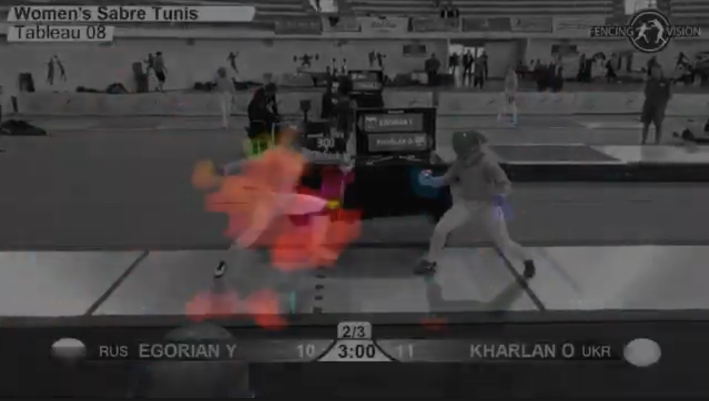
#> input picture test/overlaid_frame.png, 1417 x 802 px, given in place of test_vid.mp4, which was not available (shown at 1/2 size)
$ jupyter execute --allow-errors experiments.ipynb   (shell and % lines are left out)   (text cells are left out)
#> lines starting #> are read from the running program, lines starting #| are printed output that depends on the picture; after the words box and inside, x2 and y2 are one past the last pixel; in counts of white or black regions, pixels touching at a corner belong together; pictures that were not available may be replaced by others from this repository, and a replacement may not be noted
[cell 1]
# %env HSA_OVERRIDE_GFX_VERSION=10.3.0

import cv2
import numpy as np
from util import vid_to_frames
import torch
from PIL import Image

#> (a cell that did not finish here is left out)

[cell 3]
test_vid = './test/test_vid.mp4'

PATCH_HEIGHT = 14
PATCH_WIDTH = 19

PATCH_TOP = 310
PATCH_BOTTOM = PATCH_TOP + PATCH_HEIGHT
L_PATCH_LEFT = 268
L_PATCH_RIGHT = L_PATCH_LEFT + PATCH_WIDTH
L_PATCH_MID = (L_PATCH_LEFT + L_PATCH_RIGHT) // 2 - 2
R_PATCH_LEFT = 357
R_PATCH_RIGHT = R_PATCH_LEFT + PATCH_WIDTH
R_PATCH_MID = (R_PATCH_LEFT + R_PATCH_RIGHT) // 2 - 2
ADJ = -32

cap = cv2.VideoCapture(test_vid)
cap.set(cv2.CAP_PROP_POS_FRAMES, 16_000)
flags, next_frame = cap.read()
#> next_frame is the input picture: shape (802, 1417, 3); mean B, G, R 61.3, 61.1, 65
next_frame = cv2.cvtColor(next_frame, cv2.COLOR_BGR2GRAY)
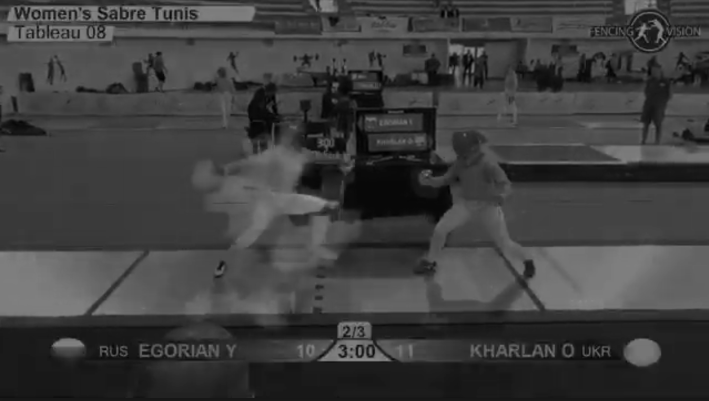
#> next_frame: shape (802, 1417) (shown at 1/2 size); min 0, max 152, mean 62.3

lwhole_patch = next_frame[PATCH_TOP:PATCH_BOTTOM, L_PATCH_LEFT:L_PATCH_RIGHT]
_, lwhole_patch = cv2.threshold(lwhole_patch, 255 + ADJ, 255, cv2.THRESH_BINARY)

lhalf_patch1 = lwhole_patch.copy()
lhalf_patch1[:, (L_PATCH_MID-L_PATCH_LEFT):] = 0

lhalf_patch2 = lwhole_patch.copy()
lhalf_patch2[:, :(L_PATCH_MID-L_PATCH_LEFT)] = 0
_, lhalf_patch2 = cv2.threshold(lhalf_patch2, 255 + ADJ, 255, cv2.THRESH_BINARY)
hpad = np.zeros((lhalf_patch2.shape[0], 28 - lhalf_patch2.shape[1]))
lhalf_patch2 = np.hstack((lhalf_patch2, hpad))

cv2.imshow('whole',lwhole_patch)
cv2.imshow('half1',lhalf_patch1)
cv2.imshow('half2',lhalf_patch2)
cv2.waitKey()
cv2.destroyAllWindows()

if np.any(lwhole_patch[:, 0] > 100):
    print("L's score is 2 digits")
else:
    print("L's score is 1 digit")

rwhole_patch = next_frame[PATCH_TOP:PATCH_BOTTOM, R_PATCH_LEFT:R_PATCH_RIGHT]
_, rwhole_patch = cv2.threshold(rwhole_patch, 255 + ADJ, 255, cv2.THRESH_BINARY)

rhalf_patch1 = rwhole_patch.copy()
rhalf_patch1[:, (R_PATCH_MID-R_PATCH_LEFT):] = 0

rhalf_patch2 = rwhole_patch.copy()
rhalf_patch2[:, :(R_PATCH_MID-R_PATCH_LEFT)] = 0
_, rhalf_patch2 = cv2.threshold(rhalf_patch2, 255 + ADJ, 255, cv2.THRESH_BINARY)

cv2.imshow('whole',rwhole_patch)
cv2.imshow('half1',rhalf_patch1)
cv2.imshow('half2',rhalf_patch2)
cv2.waitKey()
cv2.destroyAllWindows()

[cell 4]
from transformers import AutoImageProcessor, SiglipForImageClassification

model_name = "prithivMLmods/Mnist-Digits-SigLIP2"
#> (the rest of this cell did not finish here and is left out)

[cell 5]
cv2.destroyAllWindows()

# [8 lines of commented-out code are left out]

#> (the rest of this cell did not finish here and is left out)

[cell 6]
import os
import pandas as pd

#> (the rest of this cell did not finish here and is left out)

[cell 7]
import os
import pandas as pd

#> (the rest of this cell did not finish here and is left out)

[cell 8]
import os
import pandas as pd

#> (the rest of this cell did not finish here and is left out)

[cell 9]
cap = cv2.VideoCapture('./Data/YtDownloads/Sabre/0020sabre.mp4')
# cap.set(cv2.CAP_PROP_POS_FRAMES, 5500)
cap.set(cv2.CAP_PROP_POS_FRAMES, 5375)
# cap.set(cv2.CAP_PROP_POS_FRAMES, 5400)
flags, next_frame = cap.read()

cv2.imshow('frame', next_frame)
cv2.waitKey()
cv2.destroyAllWindows()
# cv2.imwrite('./test/test_img.png', frame)

[cell 10]
PATCH_HEIGHT = 5
PATCH_WIDTH = 100

PATCH_TOP = 330
PATCH_BOTTOM = PATCH_TOP + PATCH_HEIGHT
L_PATCH_LEFT = 90
L_PATCH_RIGHT = L_PATCH_LEFT + PATCH_WIDTH
L_PATCH_MID = (L_PATCH_LEFT + L_PATCH_RIGHT) // 2 - 2
R_PATCH_LEFT = 450
R_PATCH_RIGHT = R_PATCH_LEFT + PATCH_WIDTH
R_PATCH_MID = (R_PATCH_LEFT + R_PATCH_RIGHT) // 2 - 2
ADJ = -32

l_light = next_frame[PATCH_TOP:PATCH_BOTTOM, L_PATCH_LEFT:L_PATCH_RIGHT, :]
cv2.imshow('left light', l_light)
cv2.waitKey()
cv2.destroyAllWindows()

r_light = next_frame[PATCH_TOP:PATCH_BOTTOM, R_PATCH_LEFT:R_PATCH_RIGHT, :]
cv2.imshow('right light', r_light)
cv2.waitKey()
cv2.destroyAllWindows()


#encoded as BGR

# left's red channel is high AND its green channel is low
if (l_light[:, :, 2].sum() / l_light[:, :].size > 0.25 * 255) and l_light[:, :, 1].sum() / l_light[:, :].size < 0.25 * 255:
    print('left light is on!')

# right's green channel is high AND its red channel is low
if (r_light[:, :, 1].sum() / r_light[:, :].size > 0.25 * 255) and r_light[:, :, 2].sum() / r_light[:, :].size < 0.25 * 255:
    print('right light is on!')

#> (a cell that did not finish here is left out)

[cell 12]
import os
import pandas as pd

CSV_DIR = './Data/ScoreInfo/Sabre/'
VID_DIR = './Data/YtDownloads/Sabre/'
CLIP_DIR = './Data/Clips/Sabre/'

#> (the rest of this cell did not finish here and is left out)

[cell 13]
# %%time

import numpy as np
import cv2

# cap = cv2.VideoCapture('./Data/DownsampledClips/Sabre/Left/0000sabre_clip01_f_Left.mp4')
cap = cv2.VideoCapture('./Data/DownsampledClips/Sabre/Left/0038sabre_clip19_f_Left.mp4')
n_frames = cap.get(cv2.CAP_PROP_FRAME_COUNT)
fps = cap.get(cv2.CAP_PROP_FPS)
cap.set(cv2.CAP_PROP_FPS, 1000)
# cap.set(cv2.CAP_PROP_POS_FRAMES, 3000)

flags, prev_frame = cap.read()
prev_frame = cv2.cvtColor(prev_frame, cv2.COLOR_BGR2GRAY)

hsv = np.zeros((*prev_frame.shape, 3), dtype='uint8')
hsv[:, :, 1] = 255

while True:
    frame_no = cap.get(cv2.CAP_PROP_POS_FRAMES) + 1
    if frame_no > n_frames:
        break

    flags, next_frame = cap.read()
    next_frame = cv2.cvtColor(next_frame, cv2.COLOR_BGR2GRAY)

    flow = cv2.calcOpticalFlowFarneback(prev_frame, next_frame, None,
        0.5, # pyramid level scaling factor (each level is this multiple of the higher level)
        3, # number of pyramid levels
        16, # window size, higher is more robust to noise but is blurrier
        1, # n iterations done at each pyramid level
        5, # polynomial pixel neighborhood size
        1.2, # sigma for gaussian (poly_n = 5 -> 1.1, poly_n = 7 -> 1.5
        0, # flags
    )

    # next_frame = cv2.cvtColor(next_frame, cv2.COLOR_GRAY2BGR)

    # center the flow values at the mean to reduce effect of camera panning
    flow[:, :, 0] -= np.mean(flow[:, :, 0])
    flow[:, :, 1] -= np.mean(flow[:, :, 1])

    flow[:, :, 0] = cv2.blur(flow[:, :, 0], (5, 5))
    flow[:, :, 1] = cv2.blur(flow[:, :, 1], (5, 5))


    magnitude, angle = cv2.cartToPolar(flow[:, :, 0], flow[:, :, 1])
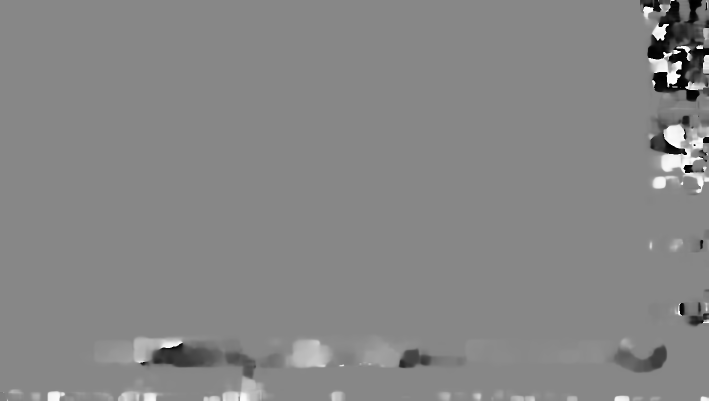
#> angle: shape (802, 1417) float32 (shown at 1/2 size); min 4.19e-05, max 6.28, mean 3.32; drawn with min black and max white
    hsv[:, :, 0] = angle * (180 / np.pi / 2)
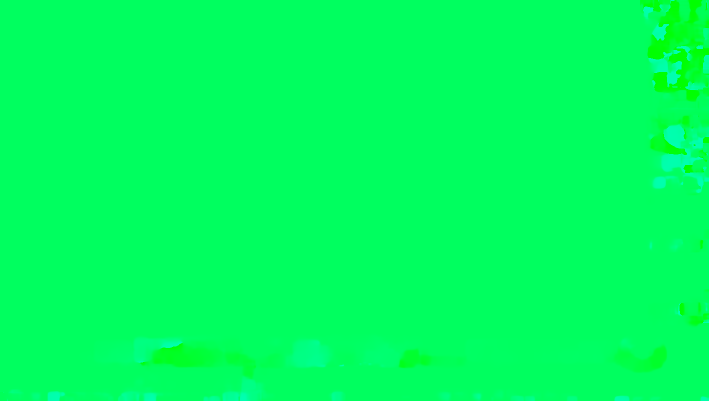
#> hsv: shape (802, 1417, 3) (shown at 1/2 size); mean of channels 0, 1, 2 94.6, 255, 0; drawn as B, G, R
    # hsv[:, :, 1] = cv2.normalize(magnitude, None, 0, 255, cv2.NORM_MINMAX)
    hsv[:, :, 2] = cv2.normalize(magnitude, None, 0, 255, cv2.NORM_MINMAX)
#> hsv: shape (802, 1417, 3); 0.51% of pixels changed, all inside (x1, y1, x2, y2) = (485, 0, 1417, 802)
    # hsv[:, :, 2] = cv2.blur(hsv[:, :, 2], (11, 11))

    # hsv[:, :, 1][hsv[:, :, 1] < 112] = 0
    hsv[:, :, 2][hsv[:, :, 2] < 50] = 0
#> hsv: shape (802, 1417, 3); mean of channels 0, 1, 2 94.6, 255, 0
    flow_frame = cv2.cvtColor(hsv, cv2.COLOR_HSV2BGR)

    # display = np.vstack((cv2.cvtColor(next_frame, cv2.COLOR_GRAY2BGR), flow_frame))
    display = np.zeros((*next_frame.shape, 3), dtype='uint8')
    display[:, :, 0] = next_frame
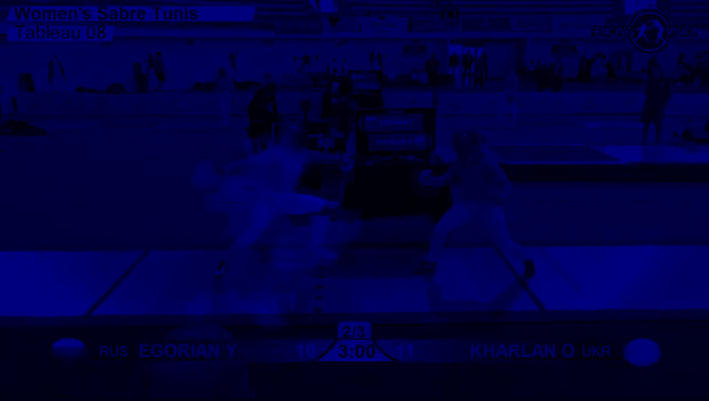
#> display: shape (802, 1417, 3) (shown at 1/2 size); mean of channels 0, 1, 2 62.3, 0, 0; drawn as B, G, R
    display[:, :, 1] = next_frame
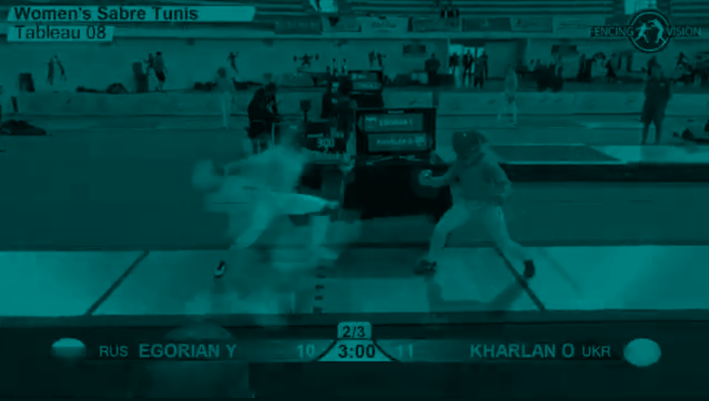
#> display: shape (802, 1417, 3) (shown at 1/2 size); mean of channels 0, 1, 2 62.3, 62.3, 0; drawn as B, G, R
    display[:, :, 2] = next_frame
    # display[:, :, 1] = next_frame
    # display[:, :, 0] = flow_frame[:, :, 0]
    # display[:, :, 2] = flow_frame[:, :, 1]

    overlay_opacity = 0.5
    cv2.addWeighted(flow_frame, overlay_opacity, display, 1 - overlay_opacity,
        0, display)
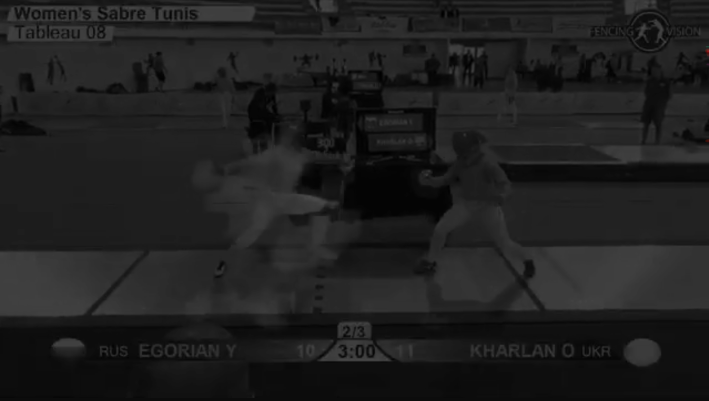
#> display: shape (802, 1417, 3) (shown at 1/2 size); mean of channels 0, 1, 2 31.2, 31.2, 31.2; drawn as B, G, R

    cv2.imshow('flow', display)
    # cv2.imshow('flow', prev_frame)

    if cv2.waitKey(1) & 0xFF == ord('q'):
#> (key q is pressed here)
        cv2.destroyAllWindows()
        break

    # overlay_opacity = 0.5

    prev_frame = next_frame

cv2.destroyAllWindows()

[cell 14]
import os

L_OVERLAID_DIR = './Data/OverlaidClips/Sabre/Left/'
R_OVERLAID_DIR = './Data/OverlaidClips/Sabre/Right/'

#> (the rest of this cell did not finish here and is left out)

[cell 15]
import os
import numpy
from PIL import Image
from pprint import pprint

import timm
from timm.data import resolve_data_config
from timm.data.transforms_factory import create_transform
import torch

#> (the rest of this cell did not finish here and is left out)

[cell 16]
import tensorflow as tf
import tensorflow_hub as hub
from tensorflow_docs.vis import embed
import numpy as np
import cv2

# Import matplotlib libraries
from matplotlib import pyplot as plt
from matplotlib.collections import LineCollection
import matplotlib.patches as patches

# Some modules to display an animation using imageio.
import imageio
from IPython.display import HTML, display

# Dictionary that maps from joint names to keypoint indices.
KEYPOINT_DICT = {
    'nose': 0,
    'left_eye': 1,
    'right_eye': 2,
    'left_ear': 3,
    'right_ear': 4,
    'left_shoulder': 5,
    'right_shoulder': 6,
    'left_elbow': 7,
    'right_elbow': 8,
    'left_wrist': 9,
    'right_wrist': 10,
    'left_hip': 11,
    'right_hip': 12,
    'left_knee': 13,
    'right_knee': 14,
    'left_ankle': 15,
    'right_ankle': 16
}

# Maps bones to a matplotlib color name.
KEYPOINT_EDGE_INDS_TO_COLOR = {
    (0, 1): 'm',
    (0, 2): 'c',
    (1, 3): 'm',
    (2, 4): 'c',
    (0, 5): 'm',
    (0, 6): 'c',
    (5, 7): 'm',
    (7, 9): 'm',
    (6, 8): 'c',
    (8, 10): 'c',
    (5, 6): 'y',
    (5, 11): 'm',
    (6, 12): 'c',
    (11, 12): 'y',
    (11, 13): 'm',
    (13, 15): 'm',
    (12, 14): 'c',
    (14, 16): 'c'
}

# [148 lines left out: functions _keypoints_and_edges_for_display, draw_prediction_on_image, to_gif, progress, not called in this run]

[cell 17]
import tensorflow as tf
import tensorflow_hub as tfhub

#> (the rest of this cell did not finish here and is left out)

[cell 18]
cap = cv2.VideoCapture('./Data/YtDownloads/Sabre/0020sabre.mp4')
fps = cap.get(cv2.CAP_PROP_FPS)
cap.set(cv2.CAP_PROP_POS_FRAMES, 5400)
while True:
    flags, next_frame = cap.read()
    next_frame = cv2.cvtColor(next_frame, cv2.COLOR_BGR2GRAY)
    # cv2.imshow(f'frame', frame)

    if cv2.waitKey(int(1000 / fps)) & 0xFF == ord('q'):
#> (key q is pressed here)
